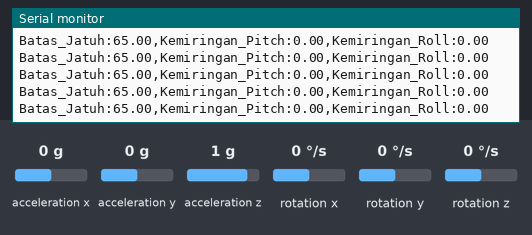
This sketch was run on a simulated ESP32. Shown: the last lines printed to the serial monitor. Wiring (inferred from the names in the program): MPU-6050 motion sensor at I2C address 0x68. The inputs (shaded band) are chosen by the test bench; at power-on: acceleration x 0 g, acceleration z 1 g, acceleration y 0 g, rotation x 0 °/s, rotation y 0 °/s, rotation z 0 °/s. WiFi joins after 1.5 s; servers stay silent unless stated.

Above: at 9.3 s.
9.4 s: acceleration x set to -1.4 g
At 9.9 s:
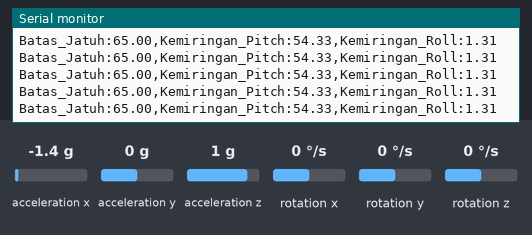
10.9 s: acceleration z set to 0 g
At 11.4 s:
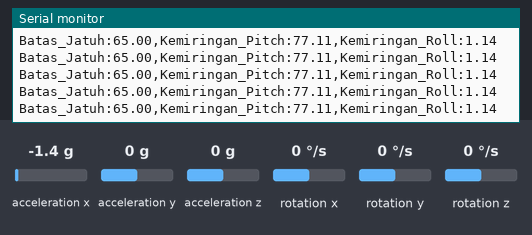
12.4 s: acceleration y set to -1.4 g
At 12.57 s:
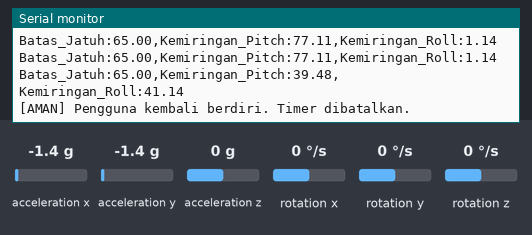
Timing chart, 0 to 15.4 s (numbered marks = the images above; inputs shaded):
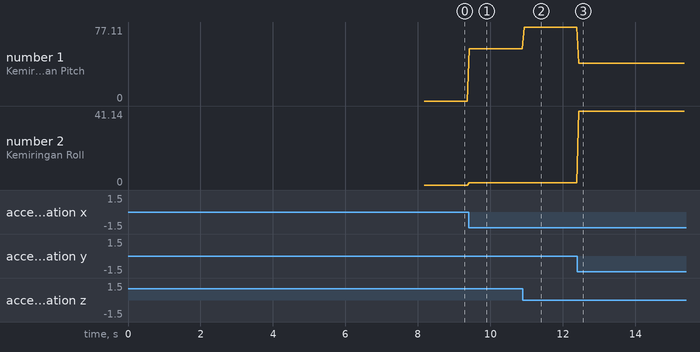

Measured:
- after the input at 9.4 s, the serial monitor: prints a new line at once (image 1)
- after the input at 10.9 s, the serial monitor: prints a new line at once (image 2)
- after the input at 12.4 s, the serial monitor: prints a new line at once (image 3)
- plotted number 1: 0 → 54.33 after the input at 9.4 s, 54.33 → 77.11 after the input at 10.9 s, 77.11 → 39.48 after the input at 12.4 s
- plotted number 2: 0 → 1.31 after the input at 9.4 s, 1.31 → 1.14 after the input at 10.9 s, 1.14 → 41.14 after the input at 12.4 s

The sketch:

fall_detection_belt3.ino
```cpp
/*
 * ============================================================
 * SISTEM DETEKSI JATUH BERBASIS POSTUR (SLOW FALL)
 * ============================================================
 */

#include <Wire.h>
#include <math.h>
#include <WiFi.h>
#include <Firebase_ESP_Client.h>

#include "addons/TokenHelper.h"
#include "addons/RTDBHelper.h"

// ─────────────────────────────────────────────
//  KREDENSIAL WIFI & FIREBASE
// ─────────────────────────────────────────────
#define WIFI_SSID "muslem"
#define WIFI_PASSWORD "muslem12345"

#define FIREBASE_HOST "sesuaikan sendiri"
#define FIREBASE_AUTH "sesuaikan sendiri"

FirebaseData fbdo;
FirebaseAuth auth;
FirebaseConfig config;

// ─────────────────────────────────────────────
//  PIN & REGISTER MPU-6050
// ─────────────────────────────────────────────
#define SDA_PIN   8
#define SCL_PIN   9
#define MPU_ADDR  0x68

#define REG_PWR_MGMT_1   0x6B
#define REG_ACCEL_CONFIG 0x1C
#define REG_GYRO_CONFIG  0x1B
#define REG_CONFIG       0x1A
#define REG_ACCEL_XOUT_H 0x3B

// ─────────────────────────────────────────────
//  SKALA SENSOR & KALIBRASI TAHAP 1
// ─────────────────────────────────────────────
#define ACCEL_SCALE  4096.0f
#define GRAVITY      9.81f
#define RAD_TO_DEG   (180.0f / M_PI)

const float ACC_OFFSET_X  =  0.9252f;
const float ACC_OFFSET_Y  =  0.3717f;
const float ACC_OFFSET_Z  =  1.6163f;

// ─────────────────────────────────────────────
//  PARAMETER SLOW FALL & KALIBRASI TAHAP 2
// ─────────────────────────────────────────────
const float BATAS_KEMIRINGAN = 65.0;
const unsigned long WAKTU_TOLERANSI = 3000;

float pitchOffset = 0.0;
float rollOffset = 0.0;

bool sedangMiring = false;
unsigned long waktuMulaiMiring = 0;

bool isCooldown = false;
unsigned long cooldownStartTime = 0;
const unsigned long COOLDOWN_DURATION = 10000;

unsigned long lastUpdate = 0;

// ─────────────────────────────────────────────
//  FUNGSI KONEKSI WIFI
// ─────────────────────────────────────────────
void connectWiFi() {
  WiFi.disconnect(true, true);
  delay(1000);
  WiFi.mode(WIFI_STA);

  WiFi.begin(WIFI_SSID, WIFI_PASSWORD);
  Serial.print("Menghubungkan ke WiFi");

  unsigned long startAttemptTime = millis();
  while (WiFi.status() != WL_CONNECTED && millis() - startAttemptTime < 15000) {
    Serial.print(".");
    delay(500);
  }

  if(WiFi.status() == WL_CONNECTED) {
    Serial.println("\n[OK] WiFi Terhubung! IP: " + WiFi.localIP().toString());
  } else {
    Serial.println("\n[GAGAL] Waktu koneksi WiFi habis.");
  }
}

// ─────────────────────────────────────────────
//  FUNGSI KIRIM DATA FIREBASE
// ─────────────────────────────────────────────
void updateFirebase(String status, float aMag) {
  if (Firebase.ready()) {
    FirebaseJson json;
    json.set("status", status);
    json.set("accel_magnitude", aMag);

    if (Firebase.RTDB.updateNode(&fbdo, "/sensor", &json)) {
      Serial.printf("[FIREBASE] %s terkirim.\n", status.c_str());
    } else {
      Serial.printf("[FIREBASE] Gagal Kirim: %s\n", fbdo.errorReason().c_str());
    }
  }
}

// ─────────────────────────────────────────────
//  FUNGSI I2C MPU6050
// ─────────────────────────────────────────────
void mpuWrite(uint8_t reg, uint8_t val) {
  Wire.beginTransmission(MPU_ADDR);
  Wire.write(reg);
  Wire.write(val);
  Wire.endTransmission();
}

bool mpuRead(float &axMs, float &ayMs, float &azMs) {
  Wire.beginTransmission(MPU_ADDR);
  Wire.write(REG_ACCEL_XOUT_H);
  if (Wire.endTransmission(false) != 0) return false;

  if (Wire.requestFrom((uint8_t)MPU_ADDR, (uint8_t)14, (uint8_t)true) != 14) return false;

  int16_t rax=(Wire.read()<<8)|Wire.read();
  int16_t ray=(Wire.read()<<8)|Wire.read();
  int16_t raz=(Wire.read()<<8)|Wire.read();

  Wire.read(); Wire.read();
  Wire.read(); Wire.read();
  Wire.read(); Wire.read();
  Wire.read(); Wire.read();

  axMs = ((float)rax / ACCEL_SCALE * GRAVITY) - ACC_OFFSET_X;
  ayMs = ((float)ray / ACCEL_SCALE * GRAVITY) - ACC_OFFSET_Y;
  azMs = ((float)raz / ACCEL_SCALE * GRAVITY) - ACC_OFFSET_Z;

  return true;
}

// ─────────────────────────────────────────────
//  FUNGSI KALIBRASI TAHAP 2
// ─────────────────────────────────────────────
void kalibrasiSudutDinamis() {
  Serial.println("\n===========================================");
  Serial.println("[KALIBRASI] Memulai Kalibrasi Postur Dinamis");
  Serial.println("[KALIBRASI] Pastikan sabuk berdiri tegak dan diam!");
  Serial.println("===========================================");
  delay(2000);

  float totalPitch = 0;
  float totalRoll = 0;
  int jumlahSampel = 200;

  for (int i = 0; i < jumlahSampel; i++) {
    float ax, ay, az;
    mpuRead(ax, ay, az);

    float pitchMentah = atan2(ax, sqrt(ay * ay + az * az)) * RAD_TO_DEG;
    float rollMentah  = atan2(ay, sqrt(ax * ax + az * az)) * RAD_TO_DEG;

    totalPitch += pitchMentah;
    totalRoll += rollMentah;
    delay(10);
  }

  pitchOffset = totalPitch / jumlahSampel;
  rollOffset = totalRoll / jumlahSampel;

  Serial.printf("[KALIBRASI SELESAI] Offset Pitch: %.2f | Offset Roll: %.2f\n", pitchOffset, rollOffset);
}

// ─────────────────────────────────────────────
//  SETUP
// ─────────────────────────────────────────────
void setup() {
  Serial.begin(115200);
  delay(1000);

  connectWiFi();

  config.database_url = FIREBASE_HOST;
  config.signer.tokens.legacy_token = FIREBASE_AUTH;

  fbdo.setResponseSize(4096);
  config.timeout.serverResponse = 10 * 1000;
  config.timeout.socketConnection = 10 * 1000;

  Firebase.reconnectWiFi(true);
  Firebase.begin(&config, &auth);

  Wire.begin(SDA_PIN, SCL_PIN);
  Wire.setClock(400000);

  mpuWrite(REG_PWR_MGMT_1, 0x01);
  delay(100);
  mpuWrite(REG_CONFIG, 0x03);
  mpuWrite(REG_ACCEL_CONFIG, 0x10);
  mpuWrite(REG_GYRO_CONFIG, 0x08);
  delay(100);

  Wire.beginTransmission(MPU_ADDR);
  Wire.write(0x75);
  Wire.endTransmission(false);
  Wire.requestFrom((uint8_t)MPU_ADDR, (uint8_t)1, (uint8_t)true);
  uint8_t who = Wire.read();

  if (who != 0x68 && who != 0x70) {
    Serial.println("[ERROR] Gagal menemukan chip MPU6050!");
    while(1) delay(500);
  }
  Serial.println("[OK] MPU6050 Siap!");

  kalibrasiSudutDinamis();

  updateFirebase("NORMAL", 0.0);
}

// ─────────────────────────────────────────────
//  LOOP UTAMA (LOGIKA SLOW FALL)
// ─────────────────────────────────────────────
void loop() {
  float ax, ay, az;
  if (!mpuRead(ax, ay, az)) return;

  bool forceUpdate = false;

  float pitchMentah = atan2(ax, sqrt(ay * ay + az * az)) * RAD_TO_DEG;
  float rollMentah  = atan2(ay, sqrt(ax * ax + az * az)) * RAD_TO_DEG;

  float kemiringanAbsolutPitch = abs(pitchMentah - pitchOffset);
  float kemiringanAbsolutRoll  = abs(rollMentah - rollOffset);

  float kemiringanTerbesar = kemiringanAbsolutPitch;
  if (kemiringanAbsolutRoll > kemiringanAbsolutPitch) {
      kemiringanTerbesar = kemiringanAbsolutRoll;
  }

  // === TAMBAHKAN KODE INI UNTUK GRAFIK SERIAL PLOTTER ===
  Serial.print("Batas_Jatuh:");
  Serial.print(BATAS_KEMIRINGAN); // Garis lurus sebagai batas ambang (65 derajat)
  Serial.print(",");
  Serial.print("Kemiringan_Pitch:");
  Serial.print(kemiringanAbsolutPitch); // Garis pergerakan Pitch
  Serial.print(",");
  Serial.print("Kemiringan_Roll:");
  Serial.println(kemiringanAbsolutRoll); // Garis pergerakan Roll
  // =======================================================

  if (!isCooldown) {
    if (kemiringanAbsolutPitch > BATAS_KEMIRINGAN || kemiringanAbsolutRoll > BATAS_KEMIRINGAN) {

      if (!sedangMiring) {
        sedangMiring = true;
        waktuMulaiMiring = millis();
        Serial.println("\n[PERINGATAN] Postur horizontal! Memulai hitung mundur...");
      }
      else {
        if (millis() - waktuMulaiMiring >= WAKTU_TOLERANSI) {
          isCooldown = true;
          cooldownStartTime = millis();
          sedangMiring = false;
          forceUpdate = true;
          Serial.println("\n[BAHAYA] SLOW FALL TERDETEKSI! Memicu Kamera...");
        }
      }
    }
    else {
      if (sedangMiring) {
        Serial.println("[AMAN] Pengguna kembali berdiri. Timer dibatalkan.");
      }
      sedangMiring = false;
    }
  }
  else {
    if (millis() - cooldownStartTime >= COOLDOWN_DURATION) {
      isCooldown = false;
      Serial.println("\n[RESET] Cooldown selesai. Kembali memantau normal.");
      forceUpdate = true;
    }
  }

  if (forceUpdate || (millis() - lastUpdate > 4000 && !sedangMiring && !isCooldown)) {
    String currentStatus = isCooldown ? "CAPTURE" : "NORMAL";

    updateFirebase(currentStatus, kemiringanTerbesar);
    lastUpdate = millis();
  }

  delay(50);
}
```
